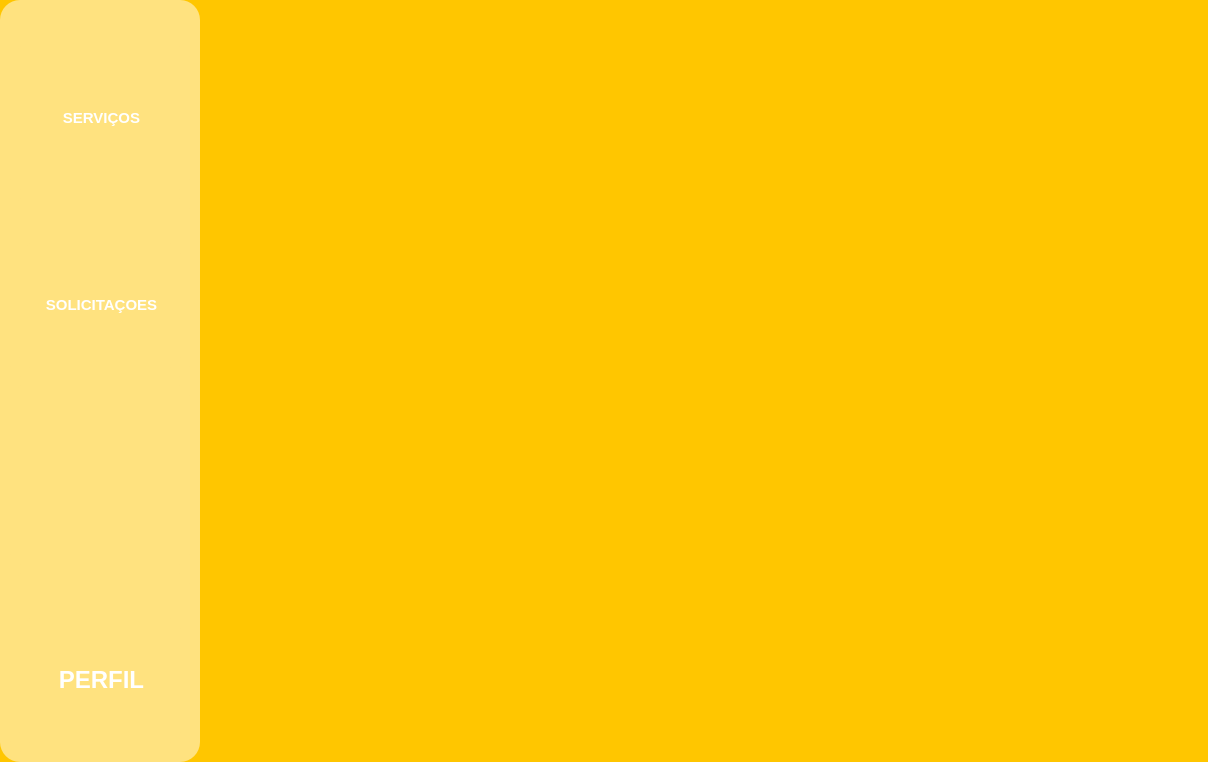
<?xml version="1.0" encoding="UTF-8"?>
<ui version="4.0">
 <class>Form</class>
 <widget class="QWidget" name="Form">
  <property name="geometry">
   <rect>
    <x>0</x>
    <y>0</y>
    <width>1208</width>
    <height>762</height>
   </rect>
  </property>
  <property name="windowTitle">
   <string>Form</string>
  </property>
  <layout class="QVBoxLayout" name="verticalLayout">
   <property name="spacing">
    <number>0</number>
   </property>
   <property name="leftMargin">
    <number>0</number>
   </property>
   <property name="topMargin">
    <number>0</number>
   </property>
   <property name="rightMargin">
    <number>0</number>
   </property>
   <property name="bottomMargin">
    <number>0</number>
   </property>
   <item>
    <widget class="QWidget" name="widget" native="true">
     <property name="styleSheet">
      <string notr="true">background-color: #ffc600;</string>
     </property>
     <layout class="QHBoxLayout" name="horizontalLayout">
      <property name="spacing">
       <number>9</number>
      </property>
      <property name="leftMargin">
       <number>0</number>
      </property>
      <property name="topMargin">
       <number>0</number>
      </property>
      <property name="rightMargin">
       <number>0</number>
      </property>
      <property name="bottomMargin">
       <number>0</number>
      </property>
      <item>
       <widget class="QWidget" name="widget_2" native="true">
        <property name="minimumSize">
         <size>
          <width>200</width>
          <height>0</height>
         </size>
        </property>
        <property name="maximumSize">
         <size>
          <width>200</width>
          <height>16777215</height>
         </size>
        </property>
        <property name="styleSheet">
         <string notr="true">QWidget {
          
			background-color:rgb(255, 226, 127);
            color: #ffffff;
            padding: 8px;
            border-radius:20px;
        }</string>
        </property>
        <layout class="QVBoxLayout" name="verticalLayout_3">
         <item>
          <widget class="QWidget" name="widget_4" native="true">
           <layout class="QVBoxLayout" name="verticalLayout_4">
            <property name="leftMargin">
             <number>0</number>
            </property>
            <property name="topMargin">
             <number>0</number>
            </property>
            <property name="rightMargin">
             <number>0</number>
            </property>
            <property name="bottomMargin">
             <number>0</number>
            </property>
            <item>
             <widget class="QPushButton" name="findServices">
              <property name="styleSheet">
               <string notr="true">
QPushButton{
border:0px;
border-radius: 40px;
}

QPushButton:hover {
	 background-color: rgb(213, 163, 0);
}

QPushButton:pressed {
	 background-color: rgb(255, 239, 219);
}
</string>
              </property>
              <property name="text">
               <string/>
              </property>
              <property name="icon">
               <iconset>
                <normaloff>../images/worker.png</normaloff>../images/worker.png</iconset>
              </property>
              <property name="iconSize">
               <size>
                <width>120</width>
                <height>120</height>
               </size>
              </property>
             </widget>
            </item>
            <item>
             <widget class="QLabel" name="label">
              <property name="text">
               <string>&lt;html&gt;&lt;head/&gt;&lt;body&gt;&lt;p align=&quot;center&quot;&gt;&lt;span style=&quot; font-size:11pt; font-weight:600; color:#ffffff;&quot;&gt;SERVIÇOS&lt;/span&gt;&lt;/p&gt;&lt;/body&gt;&lt;/html&gt;</string>
              </property>
             </widget>
            </item>
           </layout>
          </widget>
         </item>
         <item>
          <widget class="QWidget" name="widget_5" native="true">
           <layout class="QVBoxLayout" name="verticalLayout_5">
            <item>
             <widget class="QPushButton" name="myServices">
              <property name="styleSheet">
               <string notr="true">
QPushButton{
border:0px;
border-radius: 40px;
}

QPushButton:hover {
	 background-color: rgb(213, 163, 0);
}

QPushButton:pressed {
	 background-color: rgb(255, 239, 219);
}
</string>
              </property>
              <property name="text">
               <string/>
              </property>
              <property name="icon">
               <iconset>
                <normaloff>../images/solicitations.png</normaloff>../images/solicitations.png</iconset>
              </property>
              <property name="iconSize">
               <size>
                <width>120</width>
                <height>120</height>
               </size>
              </property>
             </widget>
            </item>
            <item>
             <widget class="QLabel" name="label_2">
              <property name="text">
               <string>&lt;html&gt;&lt;head/&gt;&lt;body&gt;&lt;p align=&quot;center&quot;&gt;&lt;span style=&quot; font-size:11pt; font-weight:600; color:#ffffff;&quot;&gt;SOLICITAÇOES&lt;/span&gt;&lt;/p&gt;&lt;/body&gt;&lt;/html&gt;</string>
              </property>
             </widget>
            </item>
           </layout>
          </widget>
         </item>
         <item>
          <widget class="QWidget" name="widget_6" native="true"/>
         </item>
         <item>
          <widget class="QWidget" name="widget_7" native="true">
           <layout class="QVBoxLayout" name="verticalLayout_6">
            <item>
             <widget class="QPushButton" name="profile">
              <property name="styleSheet">
               <string notr="true">
QPushButton{
border:0px;
border-radius: 40px;
}

QPushButton:hover {
	 background-color: rgb(213, 163, 0);
}

QPushButton:pressed {
	 background-color: rgb(255, 239, 219);
}
</string>
              </property>
              <property name="text">
               <string/>
              </property>
              <property name="icon">
               <iconset>
                <normaloff>../images/profile.png</normaloff>../images/profile.png</iconset>
              </property>
              <property name="iconSize">
               <size>
                <width>120</width>
                <height>120</height>
               </size>
              </property>
             </widget>
            </item>
            <item>
             <widget class="QLabel" name="label_3">
              <property name="text">
               <string>&lt;html&gt;&lt;head/&gt;&lt;body&gt;&lt;p align=&quot;center&quot;&gt;&lt;span style=&quot; font-size:18pt; font-weight:600; color:#ffffff;&quot;&gt;PERFIL&lt;/span&gt;&lt;/p&gt;&lt;/body&gt;&lt;/html&gt;</string>
              </property>
             </widget>
            </item>
           </layout>
          </widget>
         </item>
        </layout>
       </widget>
      </item>
      <item>
       <widget class="QWidget" name="widget_3" native="true">
        <layout class="QVBoxLayout" name="verticalLayout_2">
         <item>
          <widget class="QStackedWidget" name="stackedWidget_client">
           <widget class="QWidget" name="page"/>
           <widget class="QWidget" name="page_2"/>
          </widget>
         </item>
        </layout>
       </widget>
      </item>
     </layout>
    </widget>
   </item>
  </layout>
 </widget>
 <resources/>
 <connections/>
</ui>
